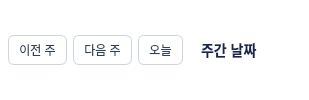
<?xml version="1.0" encoding="UTF-8"?>
<ui version="4.0">
 <class>WeekNavigationWidget</class>
 <widget class="QWidget" name="WeekNavigationWidget">
  <property name="minimumSize">
   <size><width>0</width><height>38</height></size>
  </property>
  <property name="styleSheet">
   <string notr="true">
QWidget { background: #ffffff; }
QPushButton { background: #ffffff; color: #334155; border: 1px solid #cbd5e1; border-radius: 6px; padding: 5px 10px; }
QPushButton:hover { background: #eff6ff; border-color: #93c5fd; }
QLabel#lblWeekRange { color: #172554; font-size: 14px; font-weight: 700; padding-left: 8px; }
   </string>
  </property>
  <layout class="QHBoxLayout" name="navigationLayout">
   <property name="leftMargin"><number>8</number></property>
   <property name="topMargin"><number>4</number></property>
   <property name="rightMargin"><number>8</number></property>
   <property name="bottomMargin"><number>4</number></property>
   <item>
    <widget class="QPushButton" name="btnWeekPrevious">
     <property name="text"><string>이전 주</string></property>
    </widget>
   </item>
   <item>
    <widget class="QPushButton" name="btnWeekNext">
     <property name="text"><string>다음 주</string></property>
    </widget>
   </item>
   <item>
    <widget class="QPushButton" name="btnWeekToday">
     <property name="text"><string>오늘</string></property>
    </widget>
   </item>
   <item>
    <widget class="QLabel" name="lblWeekRange">
     <property name="text"><string>주간 날짜</string></property>
    </widget>
   </item>
   <item>
    <spacer name="navigationSpacer">
     <property name="orientation"><enum>Qt::Horizontal</enum></property>
     <property name="sizeHint" stdset="0"><size><width>40</width><height>20</height></size></property>
    </spacer>
   </item>
  </layout>
 </widget>
 <resources/>
 <connections/>
</ui>
